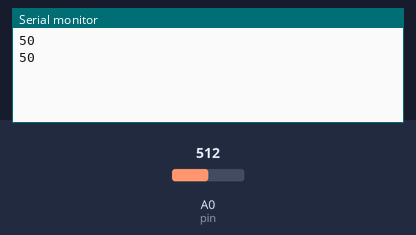
Simulated run of this sketch. Board: Arduino Uno, built with avr-gcc and run on an emulated ATmega328P. On the bench: the last lines printed to the serial monitor. The test bench sets the inputs (shaded band); at power-on: A0 (pin) = 512.

Above: at 1.8 s.
1.9 s: A0 (pin) set to 716
At 2.8 s:
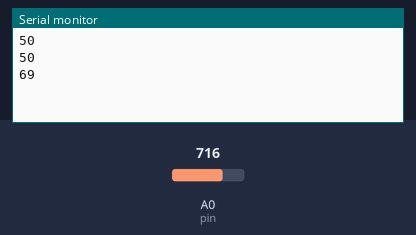
3.4 s: A0 (pin) set to 900
At 4.8 s:
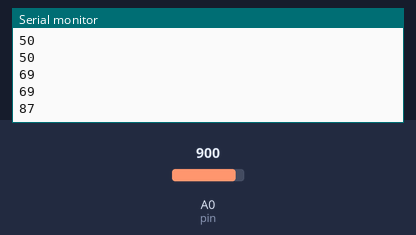
Timing chart, 0 to 6.4 s (numbered marks = the images above; inputs shaded):
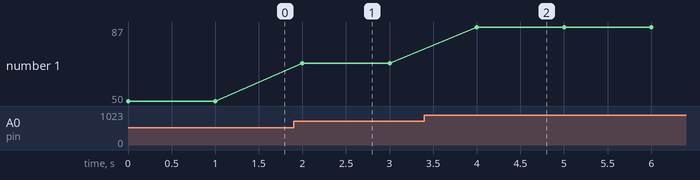

The sketch:

pot.ino
```cpp
int pin=A0;
int val=0;
char start='0';
int medida;

void setup() {
  Serial.begin(9600);

}

void loop() {
  val = analogRead(A0);
    medida = map(val,0,1023,0,100);
    Serial.println(medida);
delay(1000);
}
```

Measured:
- after the input at 1.9 s, the serial monitor: prints a new line after 0.10 s (image 1)
- after the input at 3.4 s, the serial monitor: prints a new line after 0.60 s (image 2)
- plotted number 1: 50 → 69 after the input at 1.9 s, 69 → 87 after the input at 3.4 s
